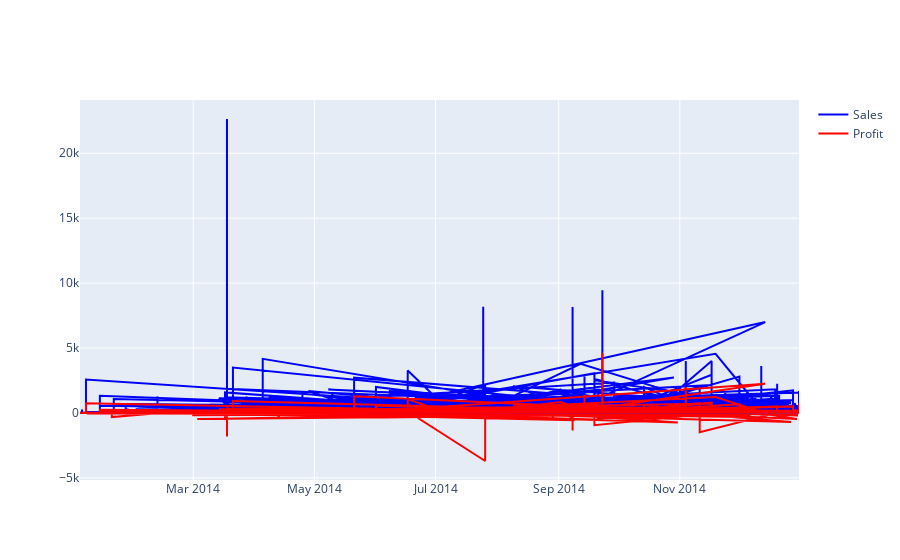

The code cell stored with this chart in its notebook:
### Markdown cell above
## 2. Create an interactive line chart showing Sales and Profit in 2014.

### Code cell
df['Order Date'] = pd.to_datetime(df['Order Date'])
df['Ship Date'] = pd.to_datetime(df['Ship Date'])

df_2014 = df[df['Order Date'].dt.year == 2014]

trace_sales = go.Scatter(
    x=df_2014['Order Date'],
    y=df_2014['Sales'],
    name='Sales',
    mode='lines',
    line=dict(color='blue')
)

trace_profit = go.Scatter(
    x=df_2014['Order Date'],
    y=df_2014['Profit'],
    name='Profit',
    mode='lines',
    line=dict(color='red')
)

# Define layout
layout = go.Layout(
    title='Sales and Profit in 2014',
    xaxis=dict(title='Order Date'),
    yaxis=dict(title='Amount'),
    hovermode="closest"

)

# Create figure
fig = go.Figure(data=[trace_sales, trace_profit])

# Show figure
fig.show()

### Figure 1 — Plotly figure (JSON) as saved in the notebook; plotly's stock layout.template omitted (floating-point values rounded to 4 significant figures; data arrays with more than 128 entries replaced by an {"elided": "..."} marker saying what was removed)
{"data": [{"line": {"color": "blue"}, "mode": "lines", "name": "Sales", "type": "scatter", "x": {"elided": "1993 str values"}, "y": {"elided": "1993 float values"}}, {"line": {"color": "red"}, "mode": "lines", "name": "Profit", "type": "scatter", "x": {"elided": "1993 str values"}, "y": {"elided": "1993 float values"}}], "layout": {}}
